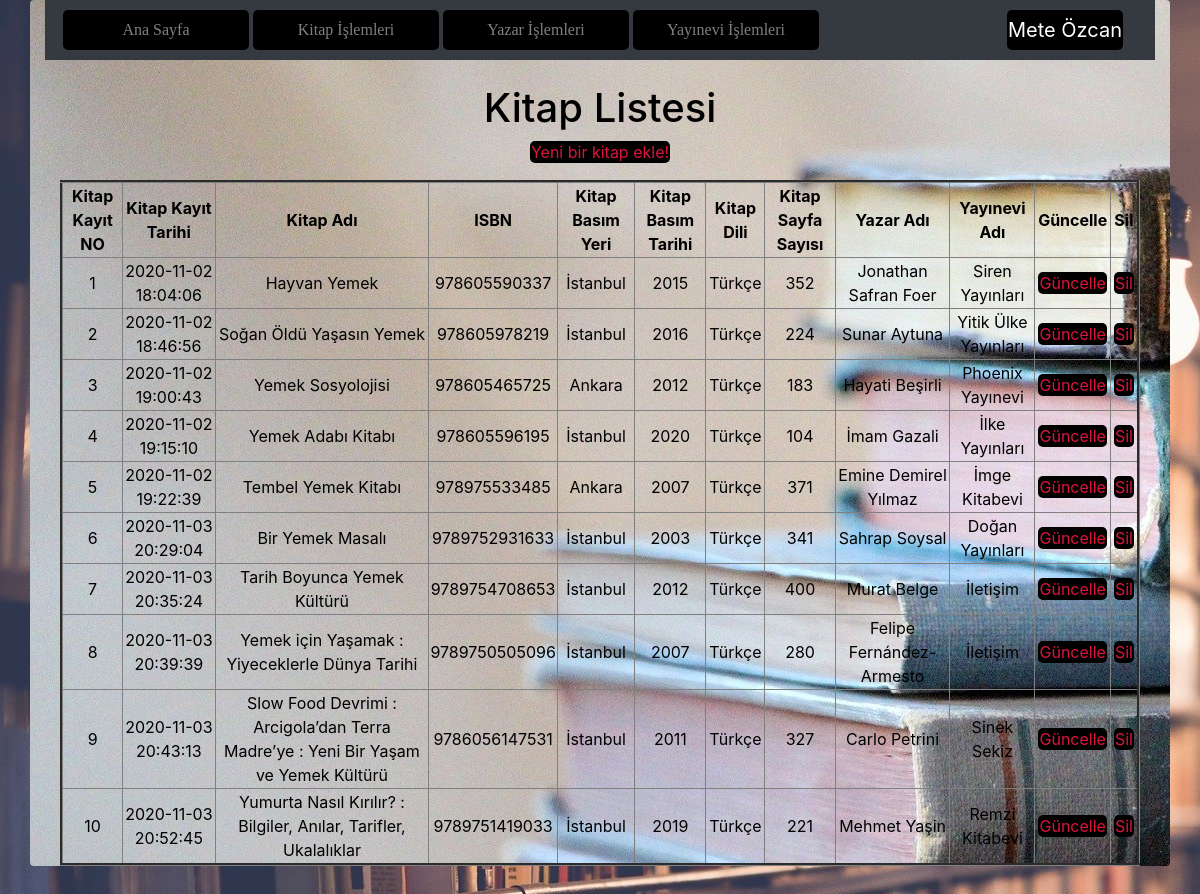
The page /meteozcan_final/kitap.php on the database its author committed.
### tables this page shows
CREATE TABLE `kitap` (
  `KitapKayitNo` smallint(6) NOT NULL COMMENT 'Kitap Tablosunun Ana Anahtarı',
  `KitapKayitTarih` timestamp NOT NULL DEFAULT current_timestamp() COMMENT 'Kitabın Veri Tabanına Kayıt Tarihi',
  `KitapAdi` varchar(250) NOT NULL COMMENT 'Kitabın Tam Adı',
  `KitapISBN` varchar(13) NOT NULL COMMENT 'Kitabın ISBN numarası',
  `KitapBasimYeri` varchar(100) NOT NULL COMMENT 'Kitabın Basım Yeri',
  `KitapBasimTarih` year(4) NOT NULL COMMENT 'Kitabın Basıldığı Tarih',
  `KitapDili` varchar(25) NOT NULL COMMENT 'Kitabın Dili',
  `KitapSayfaSayisi` int(10) NOT NULL COMMENT 'Kitabın Sayfa Sayısı',
  `YayinEviKayıtNO` int(10) NOT NULL COMMENT 'YayınEvi Numarası',
  `YazarKayıtNo` int(11) NOT NULL COMMENT 'Yazar Numarası'
);

CREATE TABLE `yayinevi` (
  `YayinEviKayıtNO` smallint(6) NOT NULL COMMENT 'Yayın Evi Kayıt No',
  `YayinEviKayıtTarihi` timestamp NOT NULL DEFAULT current_timestamp() COMMENT 'Yayın Evinin Veri Tabanına Kayıt Edildiği Tarih',
  `YayinEviAdi` varchar(50) NOT NULL COMMENT 'Yayın Evi Adı',
  `YayinEviURL` varchar(100) NOT NULL COMMENT 'Yayın Evinin URL''si',
  `YayinEviEPosta` varchar(100) NOT NULL COMMENT 'Yayın Evi E-postası'
);

### meteozcan_final/kitap.php (the view, shortened to what this page needs)
<?php
require_once("baglanti.php");
$sorgu = mysqli_query($baglanti,
   "SELECT K.KitapKayitNo, K.KitapKayitTarih, K.KitapAdi, K.KitapISBN, K.KitapBasimYeri, K.KitapBasimTarih, K.KitapDili, K.KitapSayfaSayisi, CONCAT(R.YazarAdi,' ', R.YazarSoyadi) AS AdSoyad, Y.YayinEviAdi
   FROM kitap K, yazar R, yayinevi Y
   WHERE K.YayinEviKayitNo = Y.YayinEviKayitNo AND
            K.YazarKayitNo = R.YazarKayitNo ");
?>
<!DOCTYPE html>
<html lang="tr"><head><meta http-equiv="Content-Type" content="text/html; charset=UTF-8">
<link href="bootstrap.min.css" rel="stylesheet">
<link href="bs1.css" rel="stylesheet">
    <link href="./katalog_files/navbar-top.css" rel="stylesheet">
  </head>
  <body>
<div id="divone" class="container rounded">
    <nav class="navbar navbar-expand-md navbar-dark bg-dark mb-4">
  <div class="collapse navbar-collapse" id="navbarCollapse">
    <ul class="navbar-nav mr-auto">
      <li class="nav-item">
        <a class="nav-link" href="index.php">Ana Sayfa </a>
      </li>
      <li class="nav-item">
        <a class="nav-link" href="kitap.php">Kitap İşlemleri</a>
      </li>
      <li class="nav-item">
        <a class="nav-link" href="yazar.php">Yazar İşlemleri</a>
      </li>
      <li class="nav-item">
        <a class="nav-link" href="yayinevi.php">Yayınevi İşlemleri</a>
      </li>
    </ul>
    <form class="form-inline mt-2 mt-md-0">
       <a class="navbar-brand" href="https://www.instagram.com/meteeozcan/?hl=tr">Mete Özcan</a>
    </form>
  </div>
</nav>
<main role="main" class="container">
  <h1>Kitap Listesi</h1>
        <p><a href="kitap_ekle.php">Yeni bir kitap ekle!</a></p>
        <?php
            echo("<table border=3>");
                echo("<tr>");
                    echo("<td><b>Kitap Kayıt NO</b></td>");
                    echo("<td><b>Kitap Kayıt Tarihi</b></td>");
                    echo("<td><b>Kitap Adı</b></td>");
                    echo("<td><b>ISBN</b></td>");
                    echo("<td><b>Kitap Basım Yeri</b></td>");
                    echo("<td><b>Kitap Basım Tarihi</b></td>");
                    echo("<td><b>Kitap Dili</b></td>");
                    echo("<td><b>Kitap Sayfa Sayısı</b></td>");
                    echo("<td><b>Yazar Adı</b></td>");
                    echo("<td><b>Yayınevi Adı</b></td>");
                    echo("<td><b>Güncelle</b></td>");
                    echo("<td><b>Sil</b></td>");
                echo("</tr>");
            while($satir = mysqli_fetch_assoc($sorgu)){
                echo("<tr>");
                echo("<td>".$satir["KitapKayitNo"]."</td>");
                echo("<td>".$satir["KitapKayitTarih"]."</td>");
                echo("<td>".$satir["KitapAdi"]."</td>");
                echo("<td>".$satir["KitapISBN"]."</td>");
                echo("<td>".$satir["KitapBasimYeri"]."</td>");
                echo("<td>".$satir["KitapBasimTarih"]."</td>");
                echo("<td>".$satir["KitapDili"]."</td>");
                echo("<td>".$satir["KitapSayfaSayisi"]."</td>");
                echo("<td>".$satir["AdSoyad"]."</td>");
                echo("<td>".$satir["YayinEviAdi"]."</td>");
                echo("<td><a href='kitapguncellenecek.php?KitapKayitNo=".$satir["KitapKayitNo"]."'>Güncelle</a></td>");
                echo("<td><a href='kitapsil.php?KitapKayitNo=".$satir["KitapKayitNo"]."'>Sil</a></td>");
                echo("</tr>");
            }
            echo("</table>");
        ?>
</main>
      </div>
</body></html>

### meteozcan_final/bs1.css (style rules this page uses)
body { background-image: url(resim.jpg); }
#divone { background-image: url(resim3.jpg); color: black; margin-bottom: 10px; text-align: center; }
.nav-item { width: 190px; }
.nav-item a { color: wheat; font-family: cursive; transition-duration: 0.4s; }
a { color: crimson; text-decoration-line: none; background-color: black; border-radius: 5px; margin: 2px; padding: 1px; }

### meteozcan_final/navbar-top.css (style rules this page uses)
body { min-height: 75rem; }

### rows shown on the page
kitap: KitapKayitNo "1", KitapKayitTarih "2020-11-02 18:04:06", KitapAdi "Hayvan Yemek", KitapISBN "978605590337", KitapBasimYeri "İstanbul", KitapBasimTarih "2015", KitapDili "Türkçe", KitapSayfaSayisi "352", AdSoyad "Jonathan Safran Foer", yayinevi.YayinEviAdi "Siren Yayınları"
kitap: KitapKayitNo "2", KitapKayitTarih "2020-11-02 18:46:56", KitapAdi "Soğan Öldü Yaşasın Yemek", KitapISBN "978605978219", KitapBasimYeri "İstanbul", KitapBasimTarih "2016", KitapDili "Türkçe", KitapSayfaSayisi "224", AdSoyad "Sunar Aytuna", yayinevi.YayinEviAdi "Yitik Ülke Yayınları"
kitap: KitapKayitNo "3", KitapKayitTarih "2020-11-02 19:00:43", KitapAdi "Yemek Sosyolojisi", KitapISBN "978605465725", KitapBasimYeri "Ankara", KitapBasimTarih "2012", KitapDili "Türkçe", KitapSayfaSayisi "183", AdSoyad "Hayati Beşirli", yayinevi.YayinEviAdi "Phoenix Yayınevi"
kitap: KitapKayitNo "4", KitapKayitTarih "2020-11-02 19:15:10", KitapAdi "Yemek Adabı Kitabı", KitapISBN "978605596195", KitapBasimYeri "İstanbul", KitapBasimTarih "2020", KitapDili "Türkçe", KitapSayfaSayisi "104", AdSoyad "İmam Gazali", yayinevi.YayinEviAdi "İlke Yayınları"
kitap: KitapKayitNo "5", KitapKayitTarih "2020-11-02 19:22:39", KitapAdi "Tembel Yemek Kitabı", KitapISBN "978975533485", KitapBasimYeri "Ankara", KitapBasimTarih "2007", KitapDili "Türkçe", KitapSayfaSayisi "371", AdSoyad "Emine Demirel Yılmaz", yayinevi.YayinEviAdi "İmge Kitabevi"
kitap: KitapKayitNo "6", KitapKayitTarih "2020-11-03 20:29:04", KitapAdi "Bir Yemek Masalı", KitapISBN "9789752931633", KitapBasimYeri "İstanbul", KitapBasimTarih "2003", KitapDili "Türkçe", KitapSayfaSayisi "341", AdSoyad "Sahrap Soysal", yayinevi.YayinEviAdi "Doğan Yayınları"
kitap: KitapKayitNo "7", KitapKayitTarih "2020-11-03 20:35:24", KitapAdi "Tarih Boyunca Yemek Kültürü", KitapISBN "9789754708653", KitapBasimYeri "İstanbul", KitapBasimTarih "2012", KitapDili "Türkçe", KitapSayfaSayisi "400", AdSoyad "Murat Belge", yayinevi.YayinEviAdi "İletişim"
kitap: KitapKayitNo "8", KitapKayitTarih "2020-11-03 20:39:39", KitapAdi "Yemek için Yaşamak : Yiyeceklerle Dünya Tarihi", KitapISBN "9789750505096", KitapBasimYeri "İstanbul", KitapBasimTarih "2007", KitapDili "Türkçe", KitapSayfaSayisi "280", AdSoyad "Felipe Fernández-Armesto", yayinevi.YayinEviAdi "İletişim"
kitap: KitapKayitNo "9", KitapKayitTarih "2020-11-03 20:43:13", KitapAdi "Slow Food Devrimi : Arcigola’dan Terra Madre’ye : Yeni Bir Yaşam ve Yemek Kültürü", KitapISBN "9786056147531", KitapBasimYeri "İstanbul", KitapBasimTarih "2011", KitapDili "Türkçe", KitapSayfaSayisi "327", AdSoyad "Carlo Petrini", yayinevi.YayinEviAdi "Sinek Sekiz"
kitap: KitapKayitNo "10", KitapKayitTarih "2020-11-03 20:52:45", KitapAdi "Yumurta Nasıl Kırılır? : Bilgiler, Anılar, Tarifler, Ukalalıklar", KitapISBN "9789751419033", KitapBasimYeri "İstanbul", KitapBasimTarih "2019", KitapDili "Türkçe", KitapSayfaSayisi "221", AdSoyad "Mehmet Yaşin", yayinevi.YayinEviAdi "Remzi Kitabevi"
